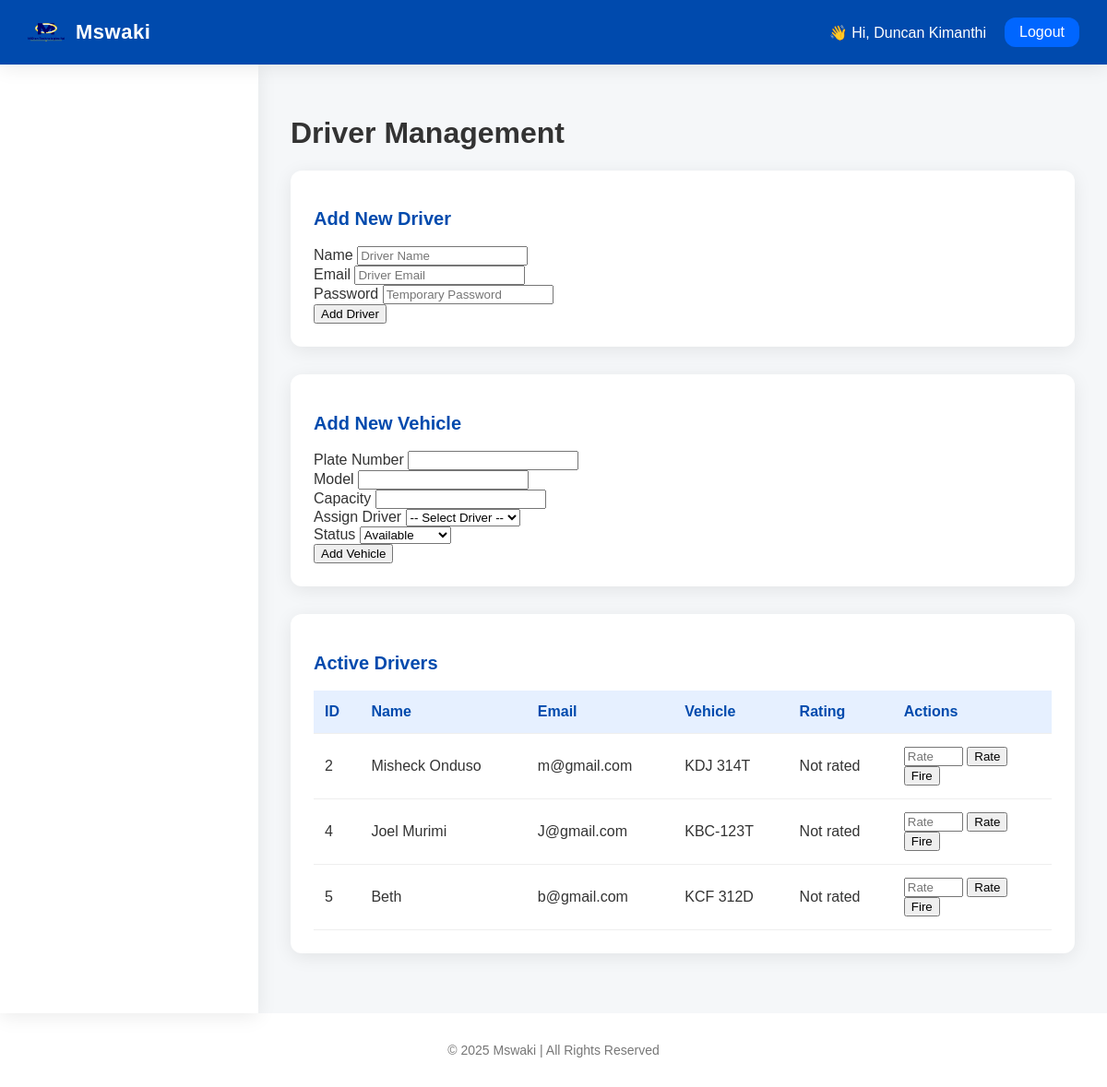
Page /admin/drivers (signed in) on the committed database.
### mswaki/models.py (models this page shows, shortened)
class User(db.Model, UserMixin):
    id = db.Column(db.Integer, primary_key=True)
    name = db.Column(db.String(100), nullable=False)
    email = db.Column(db.String(120), unique=True, nullable=False)
    password = db.Column(db.String(200), nullable=False)
    role = db.Column(db.String(20), nullable=False)
    rating = db.Column(db.Float, default=0.0)
    status = db.Column(db.String(10), default='active')

class Vehicle(db.Model):
    id = db.Column(db.Integer, primary_key=True)
    plate_number = db.Column(db.String(50), unique=True, nullable=False)
    status = db.Column(db.String(20), default="available")
    driver_id = db.Column(db.Integer, db.ForeignKey("user.id"), nullable=True)
    driver = db.relationship("User", backref="vehicles", lazy=True)
    last_maintenance = db.Column(db.DateTime, nullable=True)

### mswaki/routes.py (the view)
@routes.route('/admin/drivers', methods=['GET'])
@role_required("admin")
def admin_drivers():
    drivers = User.query.filter_by(role='driver').all()
    return render_template('admin_drivers.html', drivers=drivers)

### mswaki/__init__.py (called while the page is built)
def create_app():
    app = Flask(__name__)
    app.config['SECRET_KEY'] = 'your-secret-key'
    base_dir = os.path.abspath(os.path.dirname(__file__))
    db_path = os.path.join(base_dir, '..', 'instance', 'mswaki.db')
    app.config["SQLALCHEMY_DATABASE_URI"] = f"sqlite:///{db_path}"
    app.config["SQLALCHEMY_TRACK_MODIFICATIONS"] = False
    db.init_app(app)
    migrate.init_app(app, db)   # <-- FIXED!
    login_manager.init_app(app)
    login_manager.login_view = 'routes.login'
    from mswaki.models import User
    @login_manager.user_loader
    def load_user(user_id):
        return User.query.get(int(user_id))
    from mswaki.routes import routes
    app.register_blueprint(routes)
    with app.app_context():
        db.create_all()
    return app

### mswaki/routes.py (called while the page is built, shortened)
def role_required(role):
    def decorator(f):
        @wraps(f)
        def decorated_function(*args, **kwargs):
            if not current_user.is_authenticated:
                flash("Please log in first.", "warning")
                return redirect(url_for("routes.login"))
            return f(*args, **kwargs)
        return decorated_function
    return decorator

### mswaki/templates/admin_drivers.html (shortened to what this page needs)
{% extends "base.html" %}
{% block body_role %}admin{% endblock %}
{% block content %}
<h1 class="mb-4">Driver Management</h1>
<div class="card mb-6">
  <h2 class="text-lg font-semibold mb-2">Add New Driver</h2>
  <form method="POST" action="{{ url_for('routes.add_driver') }}">
    <div class="grid grid-cols-3 gap-4">
      <div>
        <label>Name</label>
        <input type="text" name="name" placeholder="Driver Name" required>
      </div>
      <div>
        <label>Email</label>
        <input type="email" name="email" placeholder="Driver Email" required>
      </div>
      <div>
        <label>Password</label>
        <input type="password" name="password" placeholder="Temporary Password" required>
      </div>
    </div>
    <button type="submit" class="btn success mt-3">Add Driver</button>
  </form>
</div>
<div class="card mb-6">
  <h2 class="text-lg font-semibold mb-2">Add New Vehicle</h2>
  <form action="{{ url_for('routes.add_vehicle') }}" method="POST">
    <div class="grid grid-cols-4 gap-4">
      <div>
        <label>Plate Number</label>
        <input type="text" name="plate_number" required>
      </div>
      <div>
        <label>Model</label>
        <input type="text" name="model" required>
      </div>
      <div>
        <label>Capacity</label>
        <input type="number" name="capacity" required>
      </div>
      <div>
        <label>Assign Driver</label>
        <select name="driver_id" required>
          <option value="">-- Select Driver --</option>
        </select>
      </div>
      <div>
        <label>Status</label>
        <select name="status">
          <option value="available">Available</option>
        </select>
      </div>
    </div>
    <button type="submit" class="btn primary mt-3">Add Vehicle</button>
  </form>
</div>
<div class="card">
  <h2 class="text-lg font-semibold mb-3">Active Drivers</h2>
  <table class="table">
    <thead>
      <tr>
        <th>ID</th>
        <th>Name</th>
        <th>Email</th>
        <th>Vehicle</th>
        <th>Rating</th>
        <th>Actions</th>
      </tr>
    </thead>
    <tbody>
      {% for d in drivers %}
      <tr>
        <td>{{ d.id }}</td>
        <td>{{ d.name }}</td>
        <td>{{ d.email }}</td>
        <td>
          {% if d.vehicles %}
            {{ d.vehicles[0].plate_number }}
          {% else %}
            None
          {% endif %}
        </td>
        <td>
          {% if d.rating %}
            ⭐ {{ "%.1f"|format(d.rating) }}/5
          {% else %}
            Not rated
          {% endif %}
        </td>
        <td class="actions">
          <form method="POST" action="{{ url_for('routes.rate_driver', driver_id=d.id) }}" class="inline">
            <input type="number" name="rating" min="1" max="5" step="0.5" required placeholder="Rate">
            <button type="submit" class="btn small">Rate</button>
          </form>
          <form method="POST" action="{{ url_for('routes.remove_driver', driver_id=d.id) }}" class="inline" onsubmit="return confirm('Are you sure?');">
            <button type="submit" class="btn danger small">Fire</button>
          </form>
        </td>
      </tr>
      {% endfor %}
    </tbody>
  </table>
</div>
{% endblock %}

### mswaki/templates/base.html (shortened to what this page needs)
<!DOCTYPE html>
<html lang="en">
<head>
  <link rel="stylesheet" href="{{ url_for('static', filename='css/style.css') }}">
</head>
<body class="dashboard-body" data-role="{% block body_role %}default{% endblock %}">
  <header class="topbar">
    <div class="brand">
      <img src="{{ url_for('static', filename='images/midian.png') }}" alt="Mswaki" class="brand-logo">
      <span class="brand-text">Mswaki</span>
    </div>
    <div class="user-info">
      {% if current_user %}
        <span class="username">👋 Hi, {{ current_user.name }}</span>
        <a href="{{ url_for('routes.logout') }}" class="logout-btn">Logout</a>
      {% else %}
        <a href="{{ url_for('routes.login') }}" class="login-btn">Login</a>
      {% endif %}
    </div>
  </header>
  <div class="layout">
    <aside class="sidebar">
    </aside>
    <main class="main-content">
      {% block content %}{% endblock %}
    </main>
  </div>
  <footer class="footer">
    <p>&copy; {{ current_year or 2025 }} Mswaki | All Rights Reserved</p>
  </footer>
</body>
</html>

### mswaki/static/css/style.css (style rules this page uses)
:root { --primary: #004aad; --primary-light: #0056d1; --accent: #0066ff; --bg: #f5f7f9; --white: #fff; --text: #333; --muted: #777; --radius: 12px; --shadow: 0 4px 20px rgba(0,0,0,0.08); --transition: 0.3s ease; --sidebar-width: 240px; }
body.dashboard-body { margin: 0; font-family: "Poppins", sans-serif; background: var(--bg); color: var(--text); }
.topbar { background: var(--primary); color: var(--white); display: flex; justify-content: space-between; align-items: center; padding: 15px 30px; box-shadow: var(--shadow); position: relative; z-index: 1000; }
.brand { display: flex; align-items: center; gap: 12px; }
.brand-logo { width: 40px; height: 40px; }
.brand-text { font-weight: 700; font-size: 22px; letter-spacing: 0.5px; }
.user-info { display: flex; align-items: center; gap: 20px; }
.username { font-weight: 500; }
.logout-btn, .login-btn { background: var(--accent); color: var(--white); padding: 7px 16px; border-radius: var(--radius); text-decoration: none; font-weight: 500; transition: var(--transition); }
.layout { display: flex; min-height: calc(100vh - 70px); transition: all var(--transition); }
.sidebar { width: var(--sidebar-width); background: var(--white); padding: 30px 20px; box-shadow: var(--shadow); transition: transform var(--transition); position: relative; z-index: 900; }
.main-content { flex: 1; padding: 35px; background: var(--bg); transition: padding var(--transition); }
.card { background: var(--white); border-radius: var(--radius); box-shadow: var(--shadow); padding: 25px; margin-bottom: 30px; transition: transform var(--transition), box-shadow var(--transition); }
.card h2 { color: var(--primary); font-size: 20px; margin-bottom: 18px; }
.table { width: 100%; border-collapse: collapse; }
.table th, .table td { padding: 14px 12px; border-bottom: 1px solid #eee; text-align: left; }
.table th { background: #e6f0ff; color: var(--primary); font-weight: 600; }
.footer { text-align: center; padding: 18px; font-size: 14px; color: var(--muted); background: var(--white); box-shadow: var(--shadow); margin-top: auto; }

### rows in the picture
User: name "Duncan Kimanthi"
User: id "2", name "Misheck Onduso", email "m@gmail.com", plate_number "KDJ 314T", rating "Not rated"
User: id "4", name "Joel Murimi", email "J@gmail.com", plate_number "KBC-123T", rating "Not rated"
User: id "5", name "Beth", email "b@gmail.com", plate_number "KCF 312D", rating "Not rated"

### other values in the picture
{{ current_year or 2025 }} "2025"
